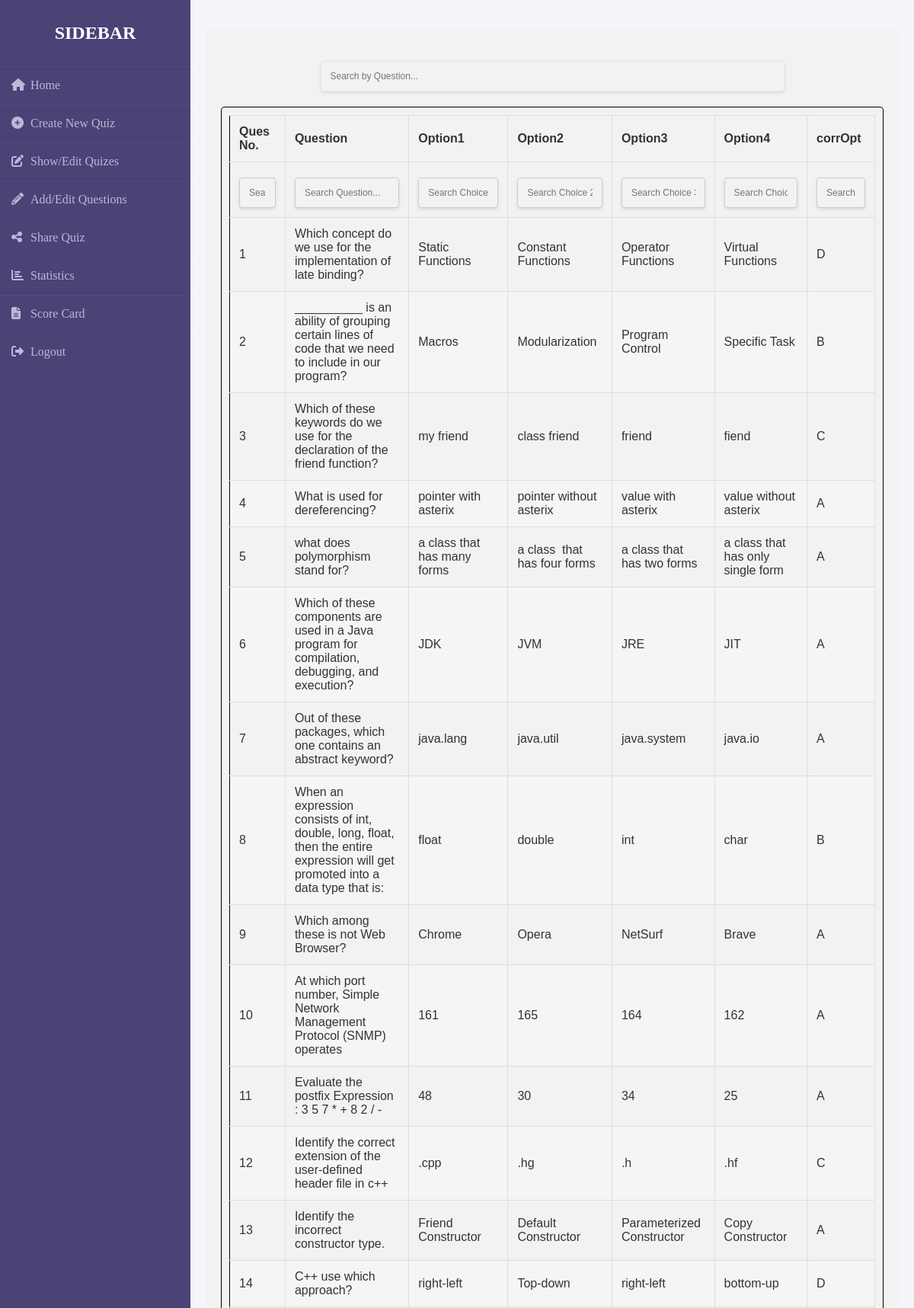
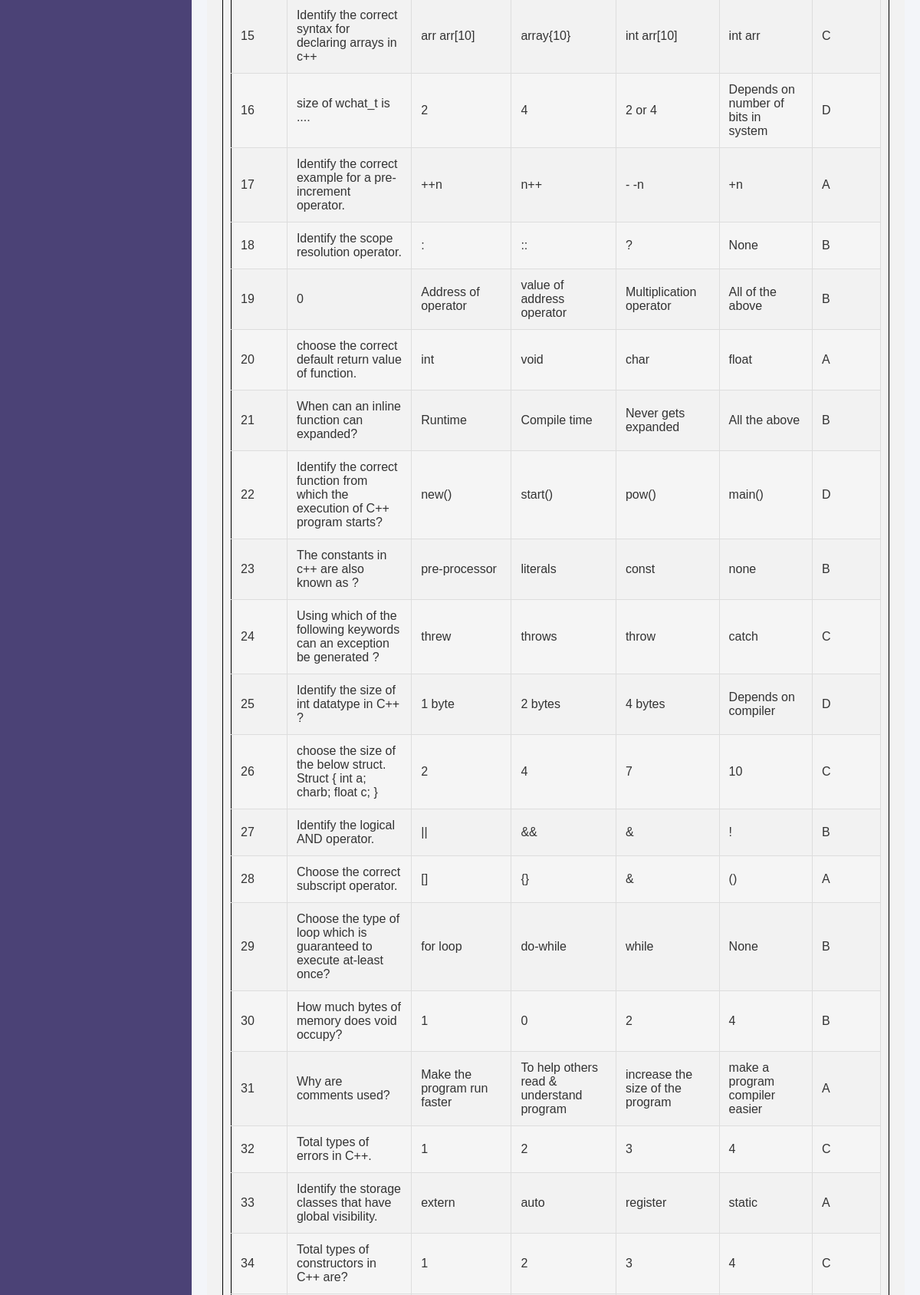
The app's page /Admin/Html/showQuesOnly.php?id=82 (signed in, upper part) with its own data (2 pictures, top to bottom).
### tables this page shows
CREATE TABLE `questions` (
  `id` int(11) NOT NULL,
  `ques` varchar(255) DEFAULT NULL,
  `option1` varchar(255) DEFAULT NULL,
  `option2` varchar(255) DEFAULT NULL,
  `option3` varchar(255) DEFAULT NULL,
  `option4` varchar(255) DEFAULT NULL,
  `correctOption` varchar(255) DEFAULT NULL,
  `quizName` varchar(255) DEFAULT NULL,
  `quizStartTime` datetime DEFAULT NULL,
  `quizEndTime` datetime DEFAULT NULL,
  `adminEmail` varchar(255) DEFAULT NULL
);

### Admin/Html/showQuesOnly.php (the view, shortened to what this page needs)
<!DOCTYPE html>
<html lang="en">
<head>
    <link rel="stylesheet" href="../Css/navBar.css">
    <link rel="stylesheet" href="../Css/home.css">
    <link rel="stylesheet" href="../Css/editQuiz.css">
    <link rel="stylesheet" href="../Css/showQuiz.css">
</head>
<body>
    <div class="wrapper">
        <div class="sidebar">
            <h2>Sidebar</h2>
            <ul>
                <li><a href="home.php"><i class="fas fa-home"></i>Home</a></li>
                <li><a href="createQz.php"><i class="fas fa-plus-circle"></i>Create New Quiz</a></li>
                <li><a href="qzUpdate.php"><i class="fas fa-edit"></i>Show/Edit Quizes</a></li>
                <li><a href="updateQz.php"><i class="fas fas fa-pencil-alt"></i>Add/Edit Questions</a></li>
                <li><a href="shareQz.php"><i class="fas fas fa-share-alt"></i>Share Quiz</a></li>
                <li><a href="statistics.php"><i class="fas fas fa-chart-bar"></i>Statistics</a></li>
                <li><a href="#"><i class="fas fa-file-alt"></i>Score Card</a></li>
                <li><a href="logout.php"><i class="fas fa-sign-out-alt"></i>Logout</a></li>
            </ul>
        </div>
        <div class="main_content">
            <div class="container">
                <input type="text" id="searchInputTop" onkeyup="searchByName()" placeholder="Search by Question..."
                    class="search-input">
                <div class="tableOverFlow">
                    <table id="quizTable">
                        <tr>
                            <th>Ques No.</th>
                            <th>Question</th>
                            <th>Option1</th>
                            <th>Option2</th>
                            <th>Option3</th>
                            <th>Option4</th>
                            <th>corrOpt</th>
                        </tr>
                        <tr>
                            <th>
                                <input type="text" id="searchInput0" onkeyup="searchTable(0)"
                                    placeholder="Search Que No...." class="search-input">
                            </th>
                            <th>
                                <input type="text" id="searchInput1" onkeyup="searchTable(1)"
                                    placeholder="Search Question..." class="search-input">
                            </th>
                            <th>
                                <input type="text" id="searchInput2" onkeyup="searchTable(2)"
                                    placeholder="Search Choice 1..." class="search-input">
                            </th>
                            <th>
                                <input type="text" id="searchInput3" onkeyup="searchTable(3)"
                                    placeholder="Search Choice 2..." class="search-input">
                            </th>
                            <th>
                                <input type="text" id="searchInput4" onkeyup="searchTable(4)"
                                    placeholder="Search Choice 3..." class="search-input">
                            </th>
                            <th>
                                <input type="text" id="searchInput5" onkeyup="searchTable(5)"
                                    placeholder="Search Choice 4..." class="search-input">
                            </th>
                            <th>
                                <input type="text" id="searchInput6" onkeyup="searchTable(6)"
                                    placeholder="Search Correct..." class="search-input">
                            </th>
                        </tr>
                        <?php
                            $servername="localhost";
                            $username="root";
                            $password="";
                            $databse="tallyqms";
                            $connection = mysqli_connect($servername,$username,$password,$databse);
                            $id = mysqli_real_escape_string($connection, $_GET['id']);
                            $query = "SELECT * FROM category WHERE id = $id";
                            $result = mysqli_query($connection, $query);
                            $row = mysqli_fetch_assoc($result);
                            $quizName = $row['quizName'];
                            $quizStartTime = $row['quizStartTime'];
                            $adminEmail = $row['adminEmail'];
                            $query2 =  "SELECT * FROM questions WHERE quizName = '$quizName' AND quizStartTime = '$quizStartTime' AND adminEmail = '$adminEmail'";
                            $result2 = mysqli_query($connection, $query2);
                            $i = 1;
                            while($row = mysqli_fetch_array($result2)){
                        ?>
                        <tr>
                            <td><?php echo $i++;?></td>
                            <td><?php echo $row['ques']?> </td>
                            <td><?php echo $row['option1']?></td>
                            <td><?php echo $row['option2']?></td>
                            <td><?php echo $row['option3']?></td>
                            <td><?php echo $row['option4']?></td>
                            <td><?php echo $row['correctOption']?></td>
                        </tr>
                        <?php
                        }
                        ?>
                    </table>
                </div>
            </div>
        </div>
</body>
</html>

### Admin/Css/navBar.css (style rules this page uses)
* { margin: 0; padding: 0; box-sizing: border-box; list-style: none; text-decoration: none; }
body { background-color: #f3f5f9; }
.wrapper { display: flex; position: relative; }
.sidebar { z-index: 1; width: 250px; height: 100%; background: #4b4276; padding: 30px 0px; position: fixed; transition: transform 0.3s ease-in-out; }
.sidebar h2 { color: #fff; text-transform: uppercase; text-align: center; margin-bottom: 30px; }
.sidebar ul li { padding: 15px; border-bottom: 1px solid #bdb8d7; border-bottom: 1px solid rgba(0, 0, 0, 0.05); border-top: 1px solid rgba(255, 255, 255, 0.05); }
.sidebar ul li a { color: #bdb8d7; display: block; }
.sidebar ul li a .fas { width: 25px; }
.main_content { margin-left: 250px; min-height: 100vh; padding: 20px; transition: margin-left 0.3s ease-in-out; }

### Admin/Css/home.css (style rules this page uses)
.main_content { width: 100%; background-color: #FCCF31 + #F55555; height: 100vh; }

### Admin/Css/editQuiz.css (style rules this page uses)
.main_content { width: 100%; min-height: 100vh !important; }
.container { border-radius: 5px; padding: 10px; padding: 20px; margin-top: 20px; border-radius: 5px; background-color: #f2f2f2; }
input[type="text"], input[type="number"], input[type="email"], select, textarea { width: 100%; border: none; padding: 12px; border: 1px solid #ccc; border-radius: 4px; box-sizing: border-box; resize: vertical; }

### Admin/Css/showQuiz.css (style rules this page uses)
* { box-sizing: border-box; }
table { width: 100%; border-collapse: collapse; font-family: Arial, sans-serif; color: #333; border: 1px solid black; padding: 2px; }
th, td { padding: 12px; text-align: left; border-bottom: 1px solid #ddd; border-right: 1px solid #ddd; }
th { background-color: #f2f2f2; font-weight: bold; border-top: 1px solid #ddd; position: relative; }
tr:nth-child(even) { background-color: #f5f5f5; }
.search-input { padding: 13px; margin-top: 8px; margin-right: 16px; font-size: 12px; border: none; border-radius: 5px; box-shadow: 0 2px 4px rgba(0, 0, 0, 0.1); background-color: #f2f2f2; color: #333; transition: box-shadow 0.3s ease-in-out; }
#searchInputTop { width: 70%; margin: 20px auto; border: 1px solid rgb(237, 229, 229); display: block; }
.main_content { overflow-x: hidden; }
.tableOverFlow { padding-bottom: 10px; overflow-x: auto; border-right: 1px solid black; border-left: 1px solid black; border-top: 1px solid black; border-radius: 5px; padding: 10px; }

### records on screen
questions: ques "Which concept do we use for the implementation of late binding?", option1 "Static Functions", option2 "Constant Functions", option3 "Operator Functions", option4 "Virtual Functions", correctOption "D"
questions: ques "__________ is an ability of grouping certain lines of code that we need to include in our program?", option1 "Macros", option2 "Modularization", option3 "Program Control", option4 "Specific Task", correctOption "B"
questions: ques "Which of these keywords do we use for the declaration of the friend function?", option1 "my friend", option2 "class friend", option3 "friend", option4 "fiend", correctOption "C"
questions: ques "What is used for dereferencing?", option1 "pointer with asterix", option2 "pointer without asterix", option3 "value with asterix", option4 "value without asterix", correctOption "A"
questions: ques "what does polymorphism stand for?", option1 "a class that has many forms", option2 "a class that has four forms", option3 "a class that has two forms", option4 "a class that has only single form", correctOption "A"
questions: ques "Which of these components are used in a Java program for compilation, debugging, and execution?", option1 "JDK", option2 "JVM", option3 "JRE", option4 "JIT", correctOption "A"
questions: ques "Out of these packages, which one contains an abstract keyword?", option1 "java.lang", option2 "java.util", option3 "java.system", option4 "java.io", correctOption "A"
questions: ques "When an expression consists of int, double, long, float, then the entire expression will get promoted into a data type that is:", option1 "float", option2 "double", option3 "int", option4 "char", correctOption "B"
questions: ques "Which among these is not Web Browser?", option1 "Chrome", option2 "Opera", option3 "NetSurf", option4 "Brave", correctOption "A"
questions: ques "At which port number, Simple Network Management Protocol (SNMP) operates", option1 "161", option2 "165", option3 "164", option4 "162", correctOption "A"
questions: ques "Evaluate the postfix Expression : 3 5 7 * + 8 2 / -", option1 "48", option2 "30", option3 "34", option4 "25", correctOption "A"
questions: ques "Identify the correct extension of the user-defined header file in c++", option1 ".cpp", option2 ".hg", option3 ".h", option4 ".hf", correctOption "C"
questions: ques "Identify the incorrect constructor type.", option1 "Friend Constructor", option2 "Default Constructor", option3 "Parameterized Constructor", option4 "Copy Constructor", correctOption "A"
questions: ques "C++ use which approach?", option1 "right-left", option2 "Top-down", option3 "right-left", option4 "bottom-up", correctOption "D"
questions: ques "Identify the correct syntax for declaring arrays in c++", option1 "arr arr[10]", option2 "array{10}", option3 "int arr[10]", option4 "int arr", correctOption "C"
questions: ques "size of wchat_t is ....", option1 "2", option2 "4", option3 "2 or 4", option4 "Depends on number of bits in system", correctOption "D"
questions: ques "Identify the correct example for a pre-increment operator.", option1 "++n", option2 "n++", option3 "- -n", option4 "+n", correctOption "A"
questions: ques "Identify the scope resolution operator.", option1 ":", option2 "::", option3 "?", option4 "None", correctOption "B"
questions: ques "0", option1 "Address of operator", option2 "value of address operator", option3 "Multiplication operator", option4 "All of the above", correctOption "B"
questions: ques "choose the correct default return value of function.", option1 "int", option2 "void", option3 "char", option4 "float", correctOption "A"
questions: ques "When can an inline function can expanded?", option1 "Runtime", option2 "Compile time", option3 "Never gets expanded", option4 "All the above", correctOption "B"
questions: ques "Identify the correct function from which the execution of C++ program starts?", option1 "new()", option2 "start()", option3 "pow()", option4 "main()", correctOption "D"
questions: ques "The constants in c++ are also known as ?", option1 "pre-processor", option2 "literals", option3 "const", option4 "none", correctOption "B"
questions: ques "Using which of the following keywords can an exception be generated ?", option1 "threw", option2 "throws", option3 "throw", option4 "catch", correctOption "C"
questions: ques "Identify the size of int datatype in C++ ?", option1 "1 byte", option2 "2 bytes", option3 "4 bytes", option4 "Depends on compiler", correctOption "D"
questions: ques "choose the size of the below struct. Struct { int a; charb; float c; }", option1 "2", option2 "4", option3 "7", option4 "10", correctOption "C"
questions: ques "Identify the logical AND operator.", option1 "||", option2 "&&", option3 "&", option4 "!", correctOption "B"
questions: ques "Choose the correct subscript operator.", option1 "[]", option2 "{}", option3 "&", option4 "()", correctOption "A"
questions: ques "Choose the type of loop which is guaranteed to execute at-least once?", option1 "for loop", option2 "do-while", option3 "while", option4 "None", correctOption "B"
questions: ques "How much bytes of memory does void occupy?", option1 "1", option2 "0", option3 "2", option4 "4", correctOption "B"
questions: ques "Why are comments used?", option1 "Make the program run faster", option2 "To help others read & understand program", option3 "increase the size of the program", option4 "make a program compiler easier", correctOption "A"
questions: ques "Total types of errors in C++.", option1 "1", option2 "2", option3 "3", option4 "4", correctOption "C"
questions: ques "Identify the storage classes that have global visibility.", option1 "extern", option2 "auto", option3 "register", option4 "static", correctOption "A"
questions: ques "Total types of constructors in C++ are?", option1 "1", option2 "2", option3 "3", option4 "4", correctOption "C"
